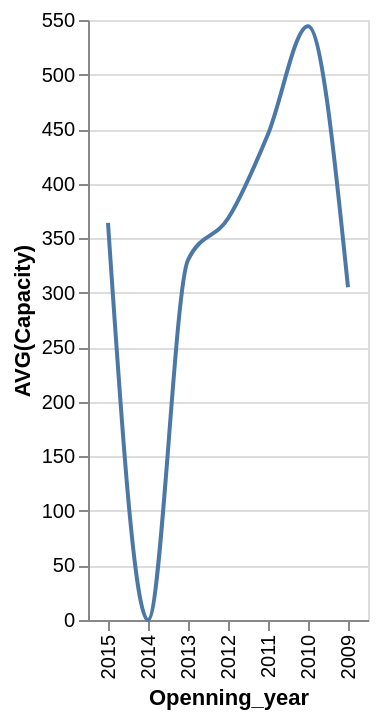

Express this chart as Vega-Lite.
### Vega-Lite specification from a JSON file in a GitHub repository (floating-point values rounded to 4 significant figures)
{"data": {"values": [{"x_data": "2015", "y_data": 364}, {"x_data": "2014", "y_data": 0}, {"x_data": "2013", "y_data": 330}, {"x_data": "2012", "y_data": 368}, {"x_data": "2011", "y_data": 445.3}, {"x_data": "2010", "y_data": 544.3}, {"x_data": "2009", "y_data": 305}]}, "mark": {"type": "line", "interpolate": "monotone"}, "encoding": {"x": {"field": "x_data", "type": "nominal", "title": "Openning_year", "sort": "descending"}, "y": {"field": "y_data", "type": "quantitative", "title": "AVG(Capacity)"}}}
